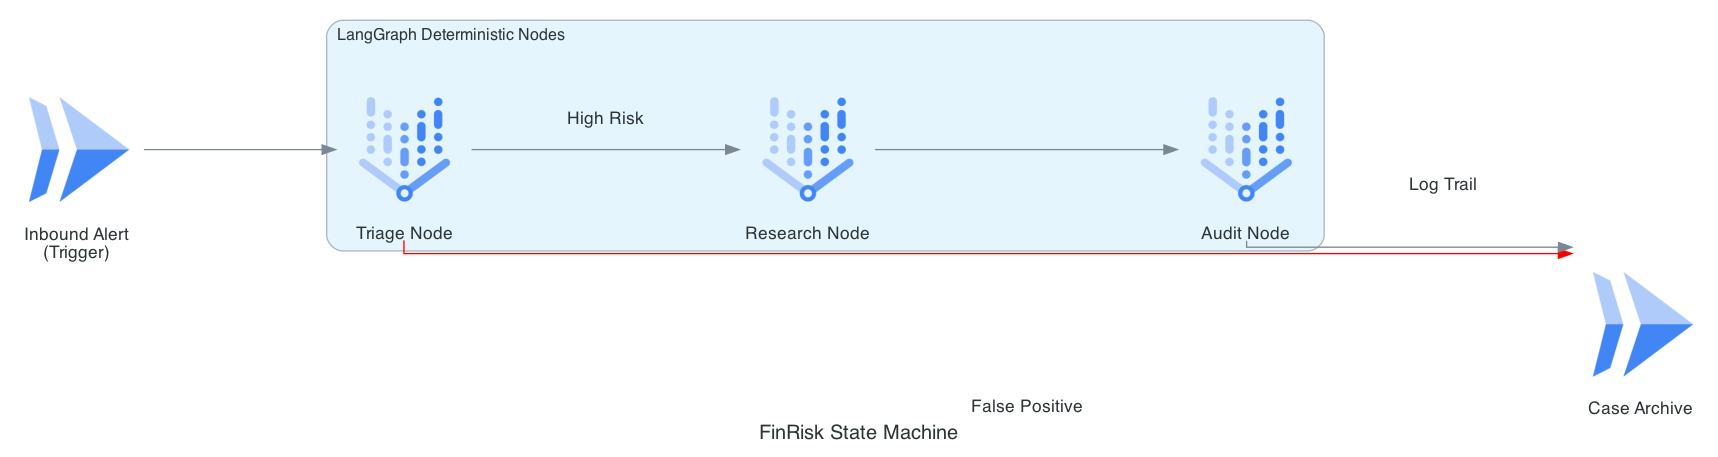

The Python source for this figure:
from diagrams import Diagram, Cluster, Edge
from diagrams.gcp.ml import VertexAI
from diagrams.gcp.compute import Run

graph_attr = {"pad": "0.1", "nodesep": "1.2", "ranksep": "2.0", "bgcolor": "transparent"}

with Diagram("FinRisk State Machine", show=False, filename="finrisk_state_machine", direction="LR", graph_attr=graph_attr):
    start = Run("Inbound Alert\n(Trigger)")
    
    with Cluster("LangGraph Deterministic Nodes"):
        triage = VertexAI("Triage Node")
        research = VertexAI("Research Node")
        audit = VertexAI("Audit Node")

    archive = Run("Case Archive")

    start >> triage >> Edge(label="High Risk") >> research >> audit >> Edge(label="Log Trail") >> archive
    triage >> Edge(label="False Positive", color="red") >> archive
